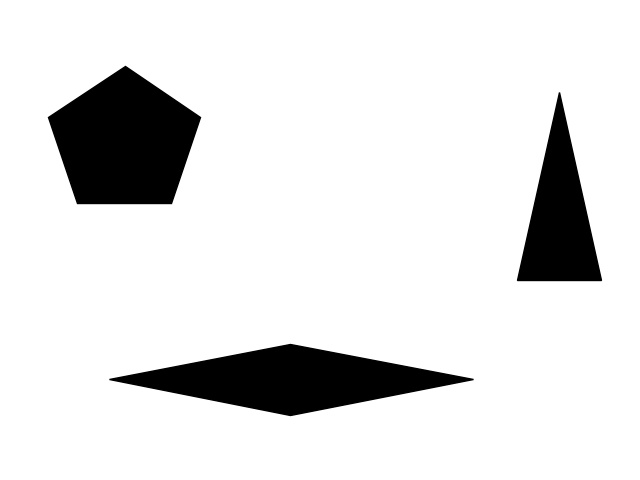
#> input picture data/test/map.jpg, 640 x 480 px, found by its file name
$ python cells_test.py
#> lines starting #> are read from the running program, lines starting #| are printed output that depends on the picture; after the words box and inside, x2 and y2 are one past the last pixel; in counts of white or black regions, pixels touching at a corner belong together
### cpp/bsd.py
from cpp.cells import Cell, filter_cells
from typing import List, Tuple
import numpy as np
import pickle
import matplotlib.image as mping
import math


def find_connectivity(slice: np.array):
    """Find the connectivity of a boolean slice.
    The slice contains 1 and 0s to indicate wether the point belongs to the workspace

    Args:
        slice (np.array): array of booleans
    Returns:
        segments (Tuple[int, int]): start idx and end of the segment
    """
    segments = []
    # segments will be identified by their starting idx and legth
    start_segment_idx = 0
    outside_of_workspace = False
    for i in range(len(slice)):
        if slice[i] == 0 and not outside_of_workspace:
            segments.append((start_segment_idx, len(slice[:i])))
            outside_of_workspace = True
        if slice[i] == 1 and outside_of_workspace:
            start_segment_idx = i
            outside_of_workspace = False

    # last segment if present
    if not outside_of_workspace:
        segments.append((start_segment_idx, len(slice)))

    return segments


def find_slices_adjacency(
    slice_low: List[Tuple[int, int]], slice_high: List[Tuple[int, int]]
):
    """Check where the segments of the slices are adjacent to each other

    Args:
        slice_low (List[Tuple[int, int]]): list of connected regions(segments)
        slice_high (List[Tuple[int, int]])

    Returns:
        adj_matrix (np.arrary)
    """
    adj_matrix = np.zeros((len(slice_low), len(slice_high)), dtype=bool)
    for i, segment_low in enumerate(slice_low):
        for j, segment_high in enumerate(slice_high):
            # check if there is an overlapping region
            len_overlapping_region = min(segment_high[1], segment_low[1]) - max(
                segment_high[0], segment_low[0]
            )
            if len_overlapping_region > 0:
                adj_matrix[i, j] = 1
    return adj_matrix


def create_mask(binary_image: np.array):
    """Create a mask that assigns a label, representing the cell id, to each point in the workspace.

    Args:
        binary_images (np.array): array that encodes the workspace

    Returns:
        mask (np.array): array containing the labels for each pt
    """
    mask = np.zeros(binary_image.shape, dtype=int)

    previous_segments = []
    num_previous_segments = 0

    previous_cells = []
    num_cells = 1

    for col_id in range(binary_image.shape[1]):
        slice = binary_image[:, col_id]
        current_segments = find_connectivity(slice)
        num_segments = len(current_segments)

        # at
        if num_previous_segments == 0:

            current_cells = []
            for i in range(num_segments):
                current_cells.append(num_cells)
                num_cells += 1

        else:
            current_cells = [0] * num_segments
            adj_matrix = find_slices_adjacency(
                previous_segments, current_segments)

            for i in range(num_previous_segments):
                # simply connected 1 to 1
                if np.sum(adj_matrix[i, :]) == 1:
                    # assign to the only j cell connected the same num
                    for j in range(num_segments):
                        if adj_matrix[i, j]:
                            current_cells[j] = previous_cells[i]
                # split event
                elif np.sum(adj_matrix[i, :]) > 1:
                    for j in range(num_segments):
                        if adj_matrix[i, j]:
                            current_cells[j] = num_cells
                            num_cells += 1

            for j in range(num_segments):
                # merge event
                if np.sum(adj_matrix[:, j]) > 1 or np.sum(adj_matrix[:, j]) == 0:
                    current_cells[j] = num_cells
                    num_cells += 1

        for i in range(len(current_cells)):
            mask[
                current_segments[i][0]: current_segments[i][1], col_id
            ] = current_cells[i]

        previous_cells = current_cells
        previous_segments = current_segments
        num_previous_segments = num_segments

    return mask


def create_path(cell: Cell, start_corner, coverage_radius: int):
    """Create a path given the set of segments to cover the space.

        Args:
            cell (Cell): cell to be covered
            start_corner (Tuple[int, int]): corner of the workspace where the path starts
            coverage_radius (int): radius of the workspace

        Returns:
            path (np.array): path in SE3
        """
    if start_corner == 0 or start_corner == 3:
        vertical_dir = "up"
    else:
        vertical_dir = "down"

    if start_corner == 0 or start_corner == 1:
        horizontal_dir = "right"
    else:
        horizontal_dir = "left"
    # This depends on the starting point
    x_current = min(cell.x_left + coverage_radius, cell.x_right)
    done = False
    path = []

    while not done:
        y_min = min(cell.bottom[x_current] +
                    coverage_radius, cell.top[x_current])
        y_max = max(cell.top[x_current] - coverage_radius,
                    cell.bottom[x_current])

        # add vertical component to the path
        if vertical_dir == "down":
            path.append((x_current, y_max, 0))
            path.append((x_current, y_min, 0))
            vertical_dir = "up"
        else:
            path.append((x_current, y_min, np.pi))
            path.append((x_current, y_max, np.pi))
            vertical_dir = "down"

        # check if another segment fit in the cell
        # TODO: this depends on the order too
        # TODO: allow for float
        if x_current + coverage_radius < cell.x_right:
            x_next = min(x_current + 2 * coverage_radius, cell.x_right)
            # here we assume that x lies in the cells
            for x in range(x_current, x_next):
                # check if we are the top or bottom
                if vertical_dir == "down":
                    # print("options ", cell.top[x] - coverage_radius, cell.bottom[x])
                    y = max(cell.top[x] - coverage_radius, cell.bottom[x])
                    yaw = 0
                else:
                    # print("bottom options ")
                    y = min(cell.bottom[x] + coverage_radius, cell.top[x])
                    yaw = np.pi
                path.append((x, y, yaw))

        else:
            done = True
        x_current = x_next

    # flip the order if the cell had to be covered in the opposite direction
    if horizontal_dir == "left":
        path.reverse()

    return path


# [353 lines left out: functions path_length, count_vertical_segmnents_in_path, get_path_end_corner, create_global_adj_matrix, get_directed_global_adj_matrix, corner_adjencency and 3 more, not called in this run]


def get_pts_distance(pt_1: tuple, pt_2: tuple):
    """Compute the distance between two points"""
    return math.sqrt((pt_1[0] - pt_2[0]) ** 2 + (pt_1[1] - pt_2[1]) ** 2)


# [69 lines left out: functions shortest_path, reconstruct_path, not called in this run]

### cpp/cells.py
import numpy as np
from typing import List, Tuple
import matplotlib.pyplot as plt


class Cell(object):
    """
    Current implementation only support trapezoidal cells
    """

    def __init__(self, x_left: int = 0, x_right: int = 0, cell_id: int = 0) -> None:
        super().__init__()
        # mapping x->y, O(1) contains operation
        self.top = {}
        self.bottom = {}
        # two boundaries are always parallel
        self.x_left = x_left
        self.x_right = x_right
        self.left = []
        self.right = []
        self.cell_id = cell_id

    @classmethod
    def from_image(cls, decomposed_image: np.array):
        image_set = set(decomposed_image.flatten())
        num_cells = len(image_set)
        height, width = np.shape(decomposed_image)
        # init cells with extreme values of x_left and x_right
        cells = {cell_id: Cell(width - 1, 0, cell_id) for cell_id in image_set}
        # cells = [Cell(width - 1, 0, i) for i in range(num_cells)]
        for x in range(width):
            for y in range(height):
                cell = cells[decomposed_image[y, x]]
                if x < cell.x_left:
                    cell.x_left = x
                    cell.left = [y]
                elif x == cell.x_left:
                    cell.left.append(y)
                # print(x == cell.x_right)
                if x > cell.x_right:
                    cell.x_right = x
                    cell.right = [y]
                elif x == cell.x_right:
                    cell.right.append(y)

                if x not in cell.bottom:
                    cell.bottom[x] = y
                # is there a better way to avoid the key error
                elif cell.bottom[x] > y:
                    cell.bottom[x] = y

                if x not in cell.top:
                    cell.top[x] = y
                elif cell.top[x] < y:
                    cell.top[x] = y

        # reindex the cells ids (0 cell are obstables and should be taken out) (?)
        for i in image_set:
            cells[i].cell_id -= 1

        cells_no_obstacles = [cell for cell in cells.values() if cell.cell_id != -1]
        return cells_no_obstacles

    # [115 lines left out: functions get_corner_coordinates, contains, get_center, plot_cells, filter_cells, not called in this run]

### cpp/helpers.py
from typing import Tuple
import matplotlib.pyplot as plt
import numpy as np
from typing import List


# [6 lines left out: function plot_decomposed_image, not called in this run]


def plot_path(path: List[Tuple[int, int]], show=False):
    coords = [(point[0], point[1]) for point in path]
    # plot start pt
    plt.plot(coords[0][0], coords[0][1], "o")
    # ploe end pt
    plt.plot(coords[-1][0], coords[-1][1], "x")

    # plot whole path
    x, y = zip(*coords)
    plt.gca().invert_yaxis()
    plt.plot(x, y)

    if show:
        plt.show()


# [127 lines left out: functions plot_global_path, write_path_to_csv, transform_coordinates, generate_H_map, recurvise_H_map, not called in this run]


# [4 lines that do not run on import are left out]

### tests/cells_test.py
from cpp.cells import *
from cpp.bsd import *
import matplotlib.image as mpimg
from cpp.helpers import *


# [187 lines left out: functions test_unique_cell, test_simple_cell, test_simple_cell_2, test_cell_boundaries, test_plotting, test_plotting_map and 2 more, not called in this run]
    # plot_decomposed_image(decomposed)


def test_bsd_path():
    image = mpimg.imread("data/test/map.jpg")
#> image is the input picture: shape (480, 640, 3); min 0, max 255, mean 224.7
    print(image.shape)
#| (480, 640, 3)
    binary_image = image[:, :, 0] > 127
#> binary_image: shape (480, 640) bool; 88.1% white; 3 black regions, box (x1, y1, x2, y2) and area: (48, 66, 201, 204) 14759, (109, 344, 474, 416) 13439, (517, 92, 602, 281) 8208
    decomposed = create_mask(binary_image)
#> the loop in create_mask, `for col_id in range(binary_image.shape[1]):` made 640 passes
#> (num_segments, adj_matrix, previous_cells, previous_segments, num_previous_segments) on passes 2 to 13: (1, [True], [1], [(0, 480)], 1), (1, [True], [1], [(0, 480)], 1), (1, [True], [1], [(0, 480)], 1), (1, [True], [1], [(0, 480)], 1), (1, [True], [1], [(0, 480)], 1), (1, [True], [1], [(0, 480)], 1), (1, [True], [1], [(0, 480)], 1), (1, [True], [1], [(0, 480)], 1), (1, [True], [1], [(0, 480)], 1), (1, [True], [1], [(0, 480)], 1), (1, [True], [1], [(0, 480)], 1), (1, [True], [1], [(0, 480)], 1)
#> (num_segments, adj_matrix) on passes 61 to 66: (2, [[True, False], [False, True]]), (2, [[True, False], [False, True]]), (2, [[True, False], [False, True]]), (2, [[True, False], [False, True]]), (2, [[True, False], [False, True]]), (2, [[True, False], [False, True]])
#> after the loop in create_mask, `for col_id in range(binary_image.shape[1]):`:
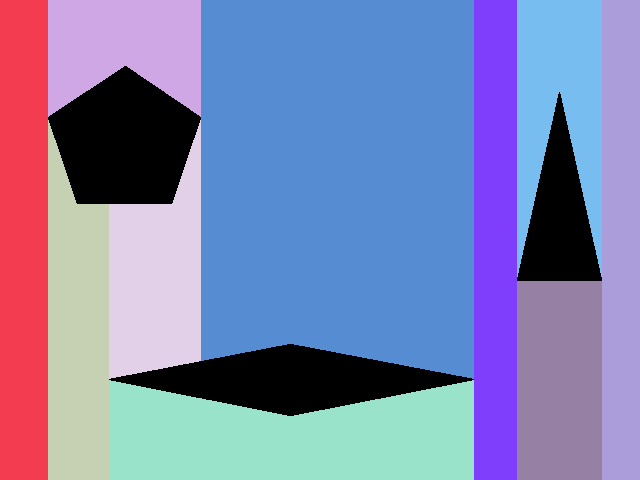
#> mask: shape (480, 640) int64; 11 distinct labels, from 0 to 10; one colour per label, 0 black
    cells = Cell.from_image(decomposed)
#> the loop in from_image, `for i in image_set:` made 11 passes
    print(len(cells))
#| 10
    for i in range(1, len(cells)):
        path = create_path(cells[i], 0, coverage_radius=10)
        plot_path(path, show=False)
#> this loop made 9 passes
    # plt.show()


# [14 lines left out: function test_filter_cells, not called in this run]


if __name__ == "__main__":
    test_bsd_path()
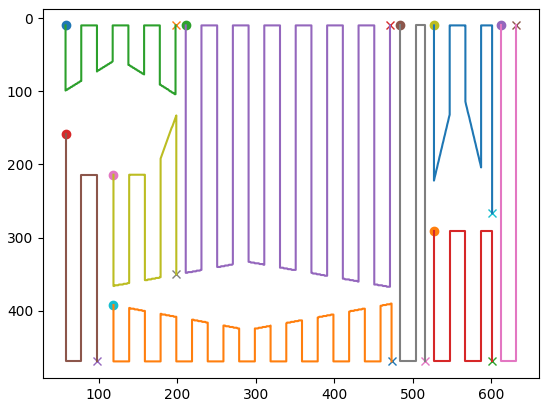
#> figure drawn by matplotlib, 1 panel
